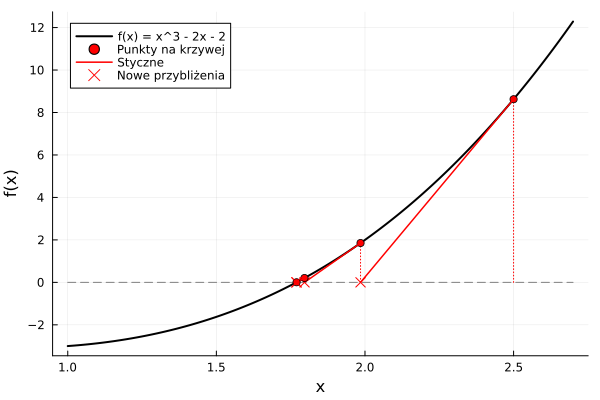

The Julia source for this figure:
using Plots

# 1. Definicja funkcji i jej pochodnej
# Użyjmy funkcji f(x) = x^3 - 2x - 2
# Jej pochodna to f'(x) = 3x^2 - 2
f(x) = x^3 - 2x - 2
pf(x) = 3x^2 - 2

# Parametry startowe
x0 = 2.5          # Punkt startowy (wybrany tak, żeby było widać drogę do pierwiastka)
iteracje = 4      # Newton jest szybki, 4 iteracje wystarczą

# 2. Rysowanie tła (wykres funkcji)
x_range = range(1.0, 2.7, length=200)
y_vals = f.(x_range)

p = plot(x_range, y_vals, label="f(x) = x^3 - 2x - 2", lw=2, color=:black, legend=:topleft)
plot!(p, [1.0, 2.7], [0, 0], label="", color=:gray, linestyle=:dash) # Oś X

# 3. Symulacja Metody Newtona i rysowanie
curr_x = x0
colors = [:red, :red, :red, :red]

for i in 1:iteracje
    val = f(curr_x)
    deriv = pf(curr_x)
    
    # Obliczenie następnego punktu ze wzoru Newtona
    next_x = curr_x - val / deriv
    
    # KROK A: Rysujemy pionową linię od osi X do punktu na krzywej
    plot!(p, [curr_x, curr_x], [0, val], 
          linestyle=:dot, color=colors[i], label="")
    
    # Zaznaczamy punkt na krzywej
    scatter!(p, [curr_x], [val], 
             color=colors[i], markersize=4, label=(i==1 ? "Punkty na krzywej" : ""))
    
    # KROK B: Rysujemy styczną
    # Styczna łączy punkt na krzywej (curr_x, val) z nowym punktem na osi X (next_x, 0)
    plot!(p, [curr_x, next_x], [val, 0], 
          color=colors[i], linewidth=1.5, label=(i==1 ? "Styczne" : ""))
    
    # Zaznaczamy nowe przybliżenie na osi X
    scatter!(p, [next_x], [0], 
             shape=:xcross, color=colors[i], markersize=5, label=(i==1 ? "Nowe przybliżenia" : ""))
    
    # Aktualizacja punktu do następnej iteracji
    global curr_x = next_x
end

# 4. Opisy i zapis
xlabel!(p, "x")
ylabel!(p, "f(x)")

display(p)
savefig("newton.png")
println("Wykres zapisano jako newton.png")